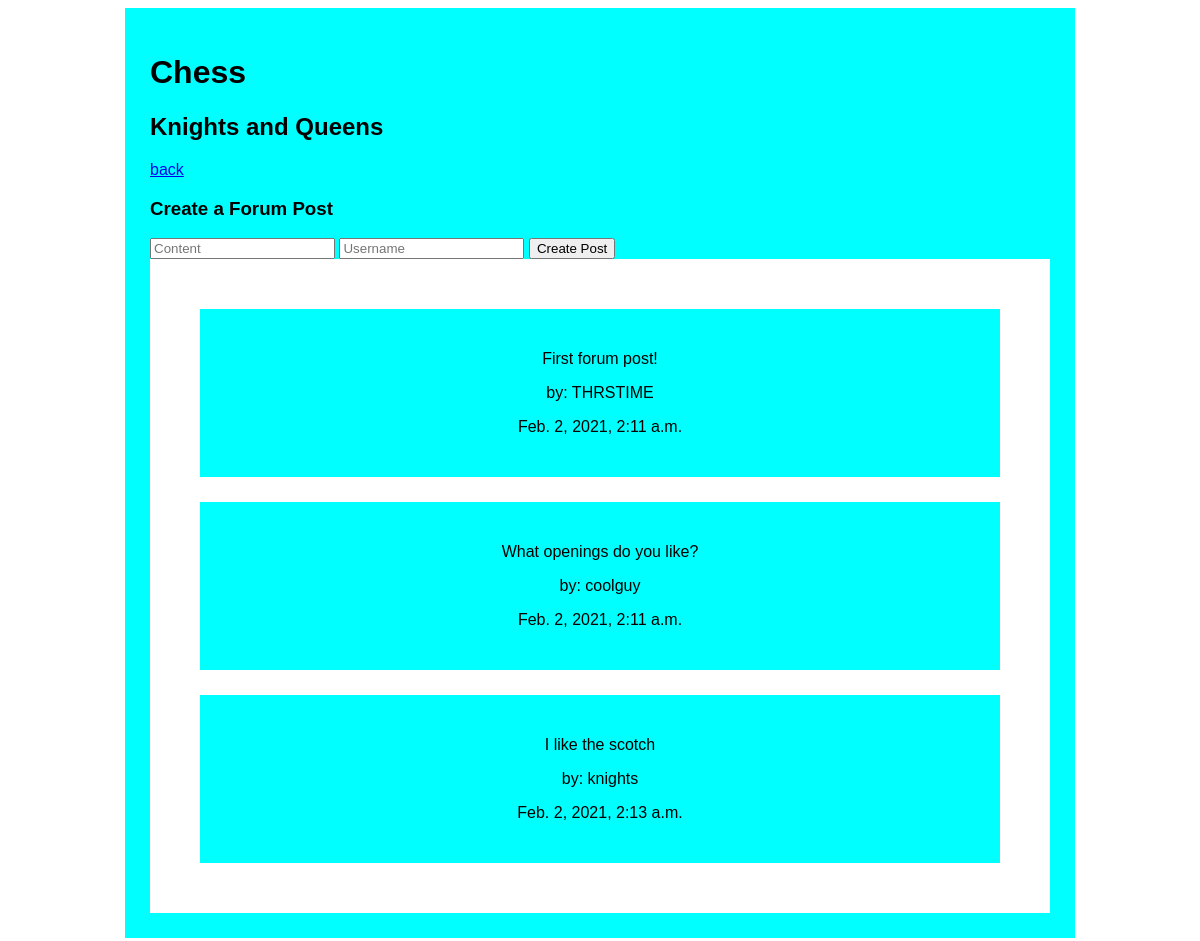
The page /forum/2 on the database its author committed.
### forum_app/models.py (models this page shows)
class Forum(models.Model):
    name=models.CharField(max_length=255)
    description=models.CharField(max_length=255)
    created_at = models.DateTimeField(auto_now_add=True)
    updated_at = models.DateTimeField(auto_now=True)

class Forum_Post(models.Model):
    content=models.CharField(max_length=255)
    username=models.CharField(max_length=255)
    forum=models.ForeignKey(Forum, related_name='all_forum_posts', on_delete=models.CASCADE)
    created_at = models.DateTimeField(auto_now_add=True)
    updated_at = models.DateTimeField(auto_now=True)

### forum_app/views.py (the view)
# urls.py: path('forum/<int:forum_id>', views.get_one_forum),
def get_one_forum(request, forum_id):
    context={
        'forum': Forum.objects.get(id=forum_id)
    }
    return render(request, "one_forum.html", context)

### forum_app/templates/one_forum.html (shortened to what this page needs)
<!DOCTYPE html>
<html lang="en">
<head>
    {% load static %}
    <link rel="stylesheet" href="{% static 'style.css' %}">
</head>
<body>
    <div id="wrapper">
        <h1>{{forum.name}}</h1>
        <h2>{{forum.description}}</h2>
        <a href="/">back</a>
        <div id="create_post">
            <h3>Create a Forum Post</h3>
            <form action="/create_forum_post" method='POST'>
                <input type="text" name='post_content' placeholder="Content">
                <input type="text" name='username' placeholder='Username'>
                <input type="submit" value="Create Post">
            </form>
        </div>
        <div id="posts">
            {% for forum_post in forum.all_forum_posts.all %}
            <div class="post">
                <p>{{forum_post.content}}</p>
                <p>by: {{forum_post.username}}</p>
                <p>{{forum_post.created_at}}</p>
            </div>
            {% endfor %}
        </div>
    </div>
</body>
</html>

### forum_app/static/style.css (style rules this page uses)
#wrapper { width: 900px; background-color: aqua; margin: 0px auto; padding: 25px; font-family: sans-serif; }
#posts { background-color: white; padding: 25px; }
.post { background-color: aqua; padding: 25px; text-align: center; margin: 25px; }

### rows shown on the page
Forum: name "Chess", description "Knights and Queens"
Forum_Post: content "First forum post!", username "THRSTIME", created_at "Feb. 2, 2021, 2:11 a.m."
Forum_Post: content "What openings do you like?", username "coolguy", created_at "Feb. 2, 2021, 2:11 a.m."
Forum_Post: content "I like the scotch", username "knights", created_at "Feb. 2, 2021, 2:13 a.m."
